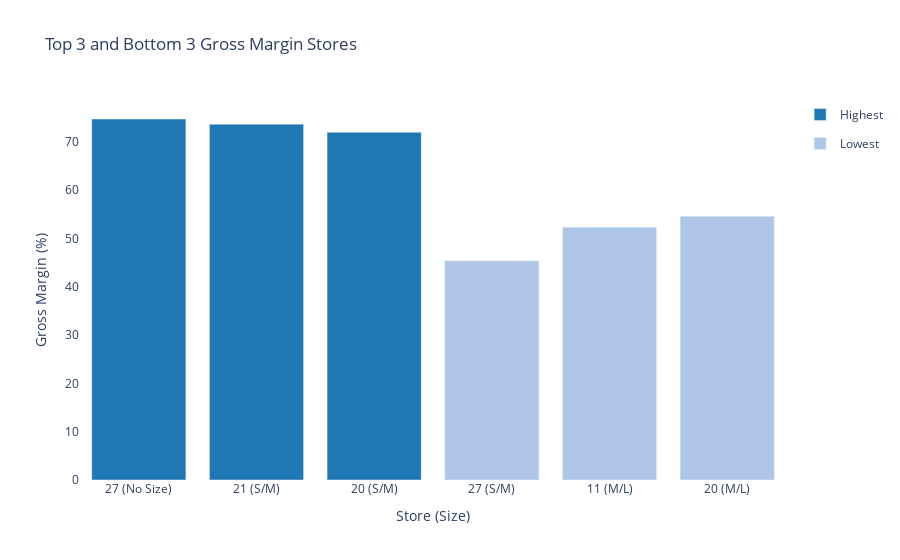

Here is the notebook cell this chart was saved with:
### Code cell
import pandas as pd
import plotly.graph_objs as go

# Create the DataFrame
data = {'store': [27, 21, 20, 27, 11, 20],
        'size': ['No Size', 'S/M', 'S/M', 'S/M', 'M/L', 'M/L'],
        'gross_margin': [0.747500, 0.736665, 0.719970, 0.453844, 0.523583, 0.546148],
        'category': ['Highest'] * 3 + ['Lowest'] * 3}

df = pd.DataFrame(data)

# Create a grouped bar chart
fig = go.Figure()

# Define the color scale
color_scale = {'Highest': '#1f77b4', 'Lowest': '#aec7e8'}

for category in ['Highest', 'Lowest']:
    category_df = df[df['category'] == category]
    fig.add_trace(go.Bar(
        x=category_df['store'].astype(str) + " (" + category_df['size'] + ")",
        y=category_df['gross_margin'] * 100,
        name=category,
        marker=dict(color=color_scale[category]),
        legendgroup=category
    ))

fig.update_layout(
    title="Top 3 and Bottom 3 Gross Margin Stores",
    xaxis_title="Store (Size)",
    yaxis_title="Gross Margin (%)",
    barmode='group',
    plot_bgcolor='rgba(0, 0, 0, 0)'
)

fig.show()

### Figure 1 — Plotly figure (JSON) as saved in the notebook; plotly's stock layout.template omitted (floating-point values rounded to 4 significant figures)
{"data": [{"legendgroup": "Highest", "marker": {"color": "#1f77b4"}, "name": "Highest", "type": "bar", "x": ["27 (No Size)", "21 (S/M)", "20 (S/M)"], "y": [74.75, 73.67, 72.0]}, {"legendgroup": "Lowest", "marker": {"color": "#aec7e8"}, "name": "Lowest", "type": "bar", "x": ["27 (S/M)", "11 (M/L)", "20 (M/L)"], "y": [45.38, 52.36, 54.61]}], "layout": {"barmode": "group", "plot_bgcolor": "rgba(0, 0, 0, 0)", "title": {"text": "Top 3 and Bottom 3 Gross Margin Stores"}, "xaxis": {"title": {"text": "Store (Size)"}}, "yaxis": {"title": {"text": "Gross Margin (%)"}}}}
